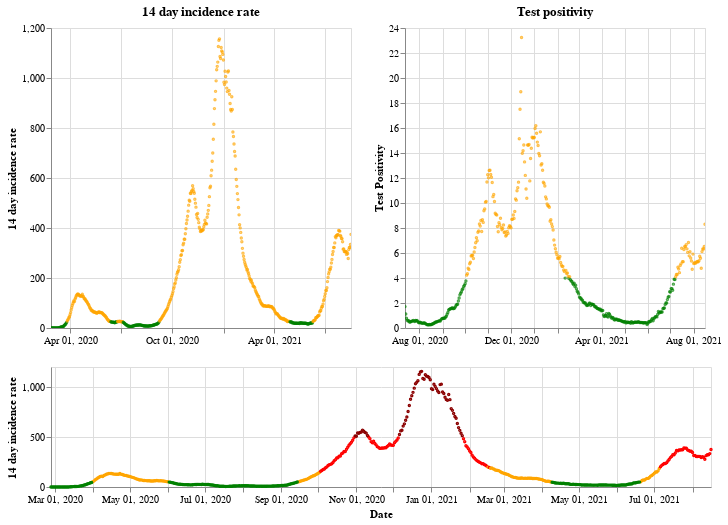

Here is the notebook cell this chart was saved with:
### Markdown cell above
## Wales

### Code cell
plot_traffic_light('Wales')

### Figure 1 — Vega-Lite specification as saved in the notebook (floating-point values rounded to 4 significant figures; data arrays with more than 128 entries replaced by an {"elided": "..."} marker saying what was removed)
{"config": {"view": {"continuousWidth": 400, "continuousHeight": 300}}, "vconcat": [{"hconcat": [{"mark": {"type": "point", "size": 2}, "encoding": {"color": {"condition": {"value": "green", "test": "(datum.twoWeeklyCasesRate <= 25)"}, "value": "orange"}, "tooltip": [{"type": "nominal", "field": "areaName"}, {"type": "temporal", "field": "date"}, {"type": "quantitative", "field": "twoWeeklyCasesRate"}, {"type": "quantitative", "field": "testPositivity"}], "x": {"type": "temporal", "axis": {"title": ""}, "field": "date", "scale": {"domain": {"selection": "DateBrush"}}, "timeUnit": "yearmonthdate"}, "y": {"type": "quantitative", "axis": {"title": "14 day incidence rate"}, "field": "twoWeeklyCasesRate"}}, "title": "14 day incidence rate", "width": 300}, {"mark": {"type": "point", "size": 2}, "encoding": {"color": {"condition": {"value": "green", "test": "(datum.testPositivity <= 4)"}, "value": "orange"}, "tooltip": [{"type": "nominal", "field": "areaName"}, {"type": "temporal", "field": "date"}, {"type": "quantitative", "field": "twoWeeklyCasesRate"}, {"type": "quantitative", "field": "testPositivity"}], "x": {"type": "temporal", "axis": {"title": ""}, "field": "date", "scale": {"domain": {"selection": "DateBrush"}}, "timeUnit": "yearmonthdate"}, "y": {"type": "quantitative", "axis": {"title": "Test Positivity"}, "field": "testPositivity"}}, "title": "Test positivity", "width": 300}]}, {"layer": [{"mark": {"type": "point", "size": 2}, "encoding": {"color": {"condition": {"value": "orange", "test": "(((datum.testPositivity < 4) && (datum.twoWeeklyCasesRate >= 50)) && (datum.twoWeeklyCasesRate < 200))"}, "value": "red"}, "opacity": {"condition": {"value": 1, "test": "((datum.twoWeeklyCasesRate >= 50) && (datum.twoWeeklyCasesRate < 500))"}, "value": 0}, "tooltip": [{"type": "nominal", "field": "areaName"}, {"type": "temporal", "field": "date"}, {"type": "quantitative", "field": "twoWeeklyCasesRate"}, {"type": "quantitative", "field": "testPositivity"}], "x": {"type": "temporal", "axis": {"title": "Date"}, "field": "date", "timeUnit": "yearmonthdate"}, "y": {"type": "quantitative", "axis": {"title": "14 day incidence rate"}, "field": "twoWeeklyCasesRate"}}, "selection": {"DateBrush": {"type": "interval", "encodings": ["x"], "fields": ["Time"]}}}, {"mark": {"type": "point", "size": 2}, "encoding": {"color": {"value": "darkred"}, "opacity": {"condition": {"value": 1, "test": "(datum.twoWeeklyCasesRate >= 500)"}, "value": 0}, "tooltip": [{"type": "nominal", "field": "areaName"}, {"type": "temporal", "field": "date"}, {"type": "quantitative", "field": "twoWeeklyCasesRate"}, {"type": "quantitative", "field": "testPositivity"}], "x": {"type": "temporal", "axis": {"title": "Date"}, "field": "date", "timeUnit": "yearmonthdate"}, "y": {"type": "quantitative", "axis": {"title": "14 day incidence rate"}, "field": "twoWeeklyCasesRate"}}}, {"mark": {"type": "point", "size": 2}, "encoding": {"color": {"condition": {"value": "green", "test": "((datum.testPositivity < 4) && (datum.twoWeeklyCasesRate < 50))"}, "value": "orange"}, "opacity": {"condition": {"value": 1, "test": "(datum.twoWeeklyCasesRate < 50)"}, "value": 0}, "tooltip": [{"type": "nominal", "field": "areaName"}, {"type": "temporal", "field": "date"}, {"type": "quantitative", "field": "twoWeeklyCasesRate"}, {"type": "quantitative", "field": "testPositivity"}], "x": {"type": "temporal", "axis": {"title": "Date"}, "field": "date", "timeUnit": "yearmonthdate"}, "y": {"type": "quantitative", "axis": {"title": "14 day incidence rate"}, "field": "twoWeeklyCasesRate"}}}], "height": 120, "width": 660}], "data": {"name": "data-ca8eb4832b0a72e86f2ba5c7d457f2e9"}, "$schema": "https://vega.github.io/schema/vega-lite/v4.8.1.json", "datasets": {"data-ca8eb4832b0a72e86f2ba5c7d457f2e9": {"elided": "537 records"}}}
